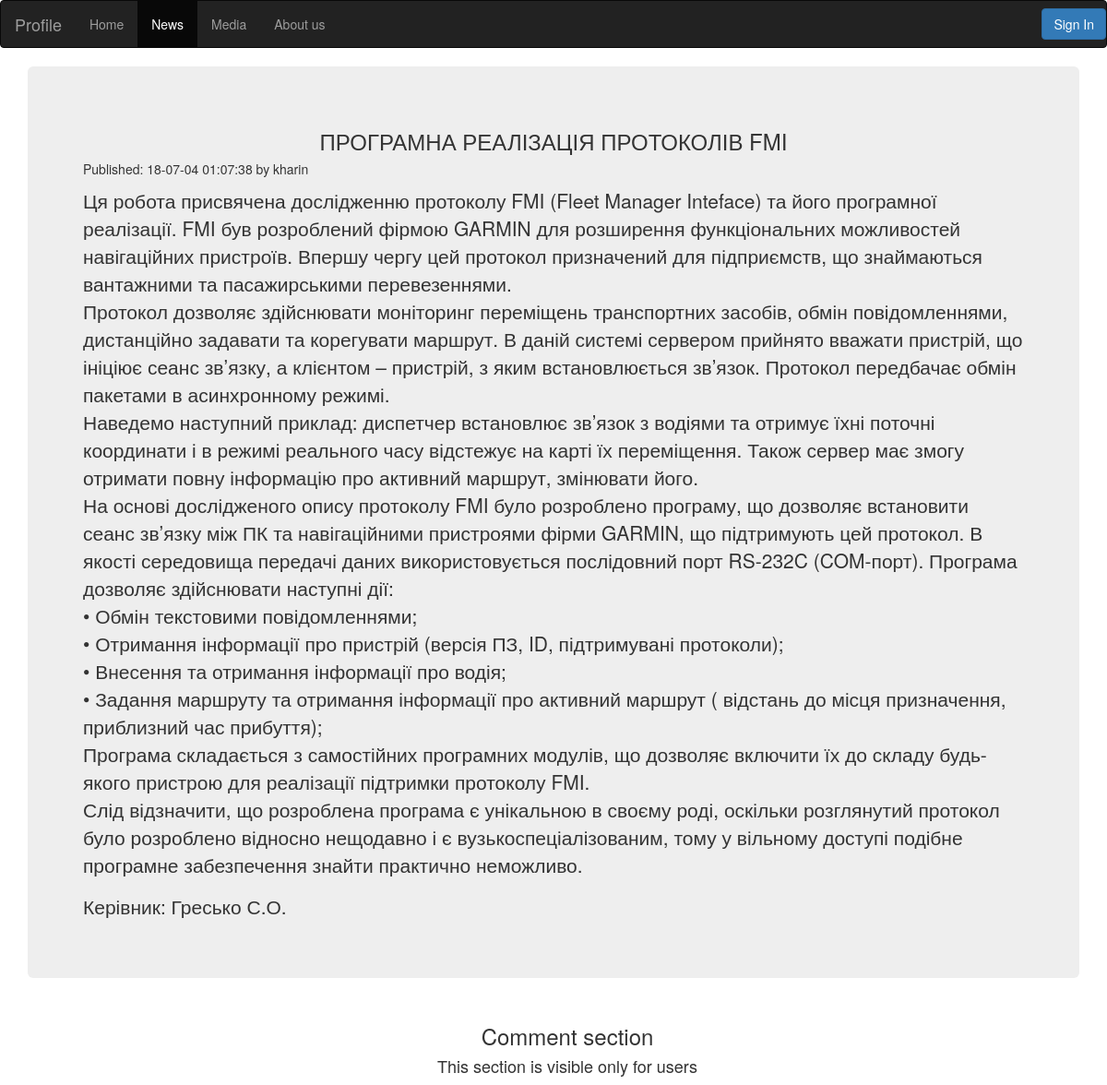
Screenshot of /news/1 with the database file from the repository.
### News/models.py (models this page shows)
class Article(models.Model):
    Title = models.CharField(max_length=150)
    Content = models.TextField()
    Date = models.DateTimeField()
    Author = models.ForeignKey(User, on_delete=models.CASCADE)

### News/views.py (the view)
# urls.py: path('<pk>', views.ArticleDetailView.as_view(), name='post_detail'),
class ArticleDetailView(TemplateView):
    template_name = 'News/post.html'
    def get_context_data(self, **kwargs):
        article  = get_object_or_404(Article, pk=kwargs['pk'])
        context  = super().get_context_data(**kwargs)
        context['article'] = article
        if self.request.user.is_authenticated:
            comments = Comment.objects.filter(article_id=article)
            context['comments'] = comments
        return context

### News/templates/News/post.html (shortened to what this page needs)
{% extends "HomePage/wrapper.html" %}
{% block content %}
<div class="container">
    <div class="jumbotron">
        <h3 class="test-info" align="center">{{article.Title}}</h3>
        <h5 class="test-info">Published: {{article.Date|date:"y-m-d h:m:s"}} by {{article.Author}}</h5>
        {{article.Content|safe|linebreaks}}
    </div>
    <div class="container">
        <h3 class="test-info" align="center">Comment section</h3>
        {% if user.is_authenticated %}
          {% if comments %}
            {% for comment in comments %}
            <div class="jumbotron">
              {{comment.Content|safe|linebreaks}}
              <h6 class="test-info" align="right">Published:{{comment.Date|date:"y-m-d h:m:s"}} by {{comment.Author}}</h6>
              <h5 align="right">
                <a href="{% url 'edit_comment' pk=comment.pk %}">
                    <span class="glyphicon glyphicon-edit"></span>
                </a>
                <a href="{% url 'delete_comment' pk=comment.pk %}">
                    <span class="glyphicon glyphicon-remove"></span>
                </a>
              </h5>
            </div>
            {% endfor %}
          {% else %}
            <h4 align="center" class="test-info">There is no comments for this article yet...</h4>
          {% endif %}
        {% else %}
            <h4 align="center" class="test-info">This section is visible only for users</h4>
        {% endif %}
    </div>
</div>
{% endblock %}

### rows the page displays
Article: Title "ПРОГРАМНА РЕАЛІЗАЦІЯ ПРОТОКОЛІВ FMI", Date "18-07-04 01:07:38", Author "kharin", Content "Ця робота присвячена дослідженню протоколу FMI (Fleet Manager Inteface) та його програмної реалізації. FMI був розроблений фірмою GARMIN для розширення функціональних можливостей навігаційних пристроїв. Впершу чергу цей протокол призначений для підприємств, що знаймаються вантажними та пасажирськими перевезеннями. Протокол дозволяє здійснювати моніторинг переміщень транспортних засобів, обмін повідомленнями, дистанційно задавати та корегувати маршрут. В даній системі сервером прийнято вважати пристрій, що ініціює сеанс зв’язку, а клієнтом – пристрій, з яким встановлюється зв’язок. Протокол передбачає обмін пакетами в асинхронному режимі. Наведемо наступний приклад: диспетчер встановлює…"
